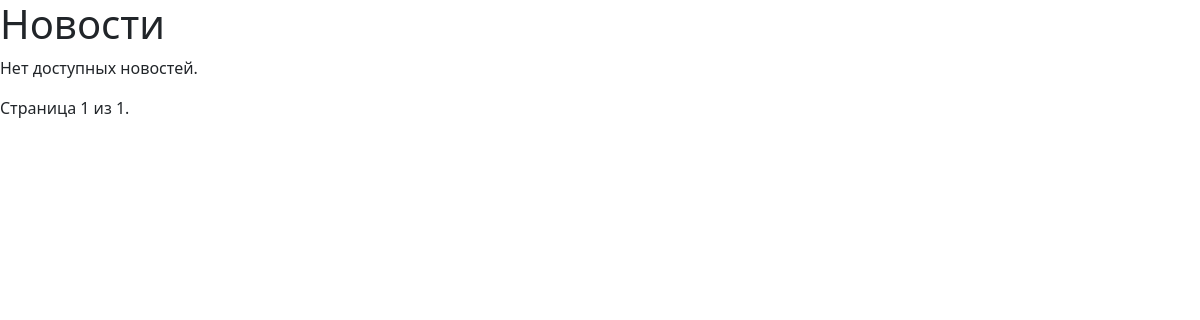
The app's page /, older data.
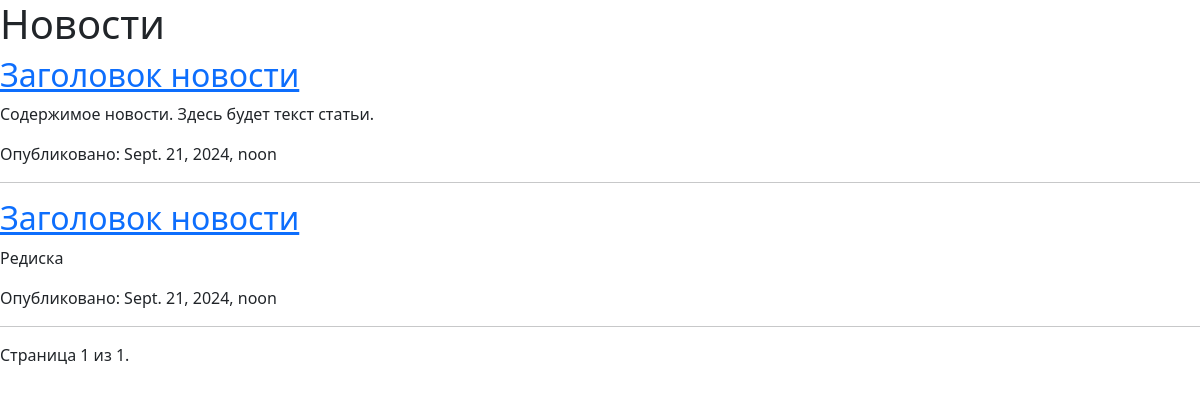
The same page, newer data.
### news/models.py (models this page shows, shortened)
class News(models.Model):
    title = models.CharField(max_length=200)
    content = models.TextField()
    pub_date = models.DateTimeField('date published')

### news/views.py (the view)
# urls.py: path('', views.news_list, name='news_list'),
def news_list(request):
    news_list = News.objects.all()
    paginator = Paginator(news_list, 10)  # 10 новостей на страницу
    page_number = request.GET.get('page')
    page_obj = paginator.get_page(page_number)
    return render(request, 'news/news_list.html', {'page_obj': page_obj})

### news/templates/news/news_list.html (shortened to what this page needs)
<!DOCTYPE html>
{% load static %}
<html lang="ru">
<head>
    <link rel="stylesheet" href="{% static 'css/styles.css' %}">
</head>
<body>
    <h1>Новости</h1>
    <div>
        {% for news_item in page_obj %}
            <h2><a href="{% url 'news_detail' news_item.id %}">{{ news_item.title }}</a></h2>
            <p>{{ news_item.content|truncatewords:30 }}</p>
            <p>Опубликовано: {{ news_item.pub_date }}</p>
            <hr>
        {% empty %}
            <p>Нет доступных новостей.</p>
        {% endfor %}
    </div>
    <div class="pagination">
        <span class="step-links">
            <span class="current">
                Страница {{ page_obj.number }} из {{ page_obj.paginator.num_pages }}.
            </span>
        </span>
    </div>
</body>
</html>

Row changes from the older to the newer data that the page shows:
added News: title "Заголовок новости", content "Содержимое новости. Здесь будет текст статьи.", pub_date "Sept. 21, 2024, noon"
added News: title "Заголовок новости", content "Редиска", pub_date "Sept. 21, 2024, noon"
Text that changed along with them:
text no longer shown: "Нет доступных новостей."
